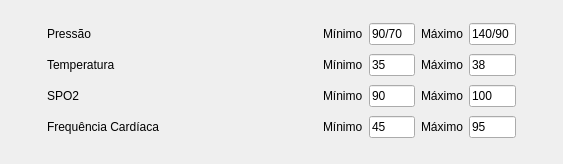
<?xml version="1.0" encoding="UTF-8"?>
<ui version="4.0">
 <class>AlarmsForm</class>
 <widget class="QWidget" name="AlarmsForm">
  <property name="geometry">
   <rect>
    <x>0</x>
    <y>0</y>
    <width>563</width>
    <height>164</height>
   </rect>
  </property>
  <property name="windowTitle">
   <string>Form</string>
  </property>
  <layout class="QHBoxLayout" name="horizontalLayout_2">
   <item>
    <widget class="QWidget" name="alarmePanel" native="true">
     <layout class="QHBoxLayout" name="horizontalLayout">
      <item>
       <layout class="QGridLayout" name="gridLayout_alarms">
        <item row="1" column="3">
         <widget class="QLineEdit" name="edtMinTemp_3">
          <property name="maximumSize">
           <size>
            <width>60</width>
            <height>16777215</height>
           </size>
          </property>
          <property name="text">
           <string>35</string>
          </property>
         </widget>
        </item>
        <item row="2" column="1">
         <widget class="QLabel" name="label_30">
          <property name="minimumSize">
           <size>
            <width>270</width>
            <height>0</height>
           </size>
          </property>
          <property name="text">
           <string>SPO2</string>
          </property>
         </widget>
        </item>
        <item row="2" column="2">
         <widget class="QLabel" name="label_29">
          <property name="text">
           <string>Mínimo</string>
          </property>
         </widget>
        </item>
        <item row="2" column="6">
         <spacer name="horizontalSpacer_3">
          <property name="orientation">
           <enum>Qt::Horizontal</enum>
          </property>
          <property name="sizeHint" stdset="0">
           <size>
            <width>40</width>
            <height>20</height>
           </size>
          </property>
         </spacer>
        </item>
        <item row="1" column="2">
         <widget class="QLabel" name="label_36">
          <property name="text">
           <string>Mínimo</string>
          </property>
         </widget>
        </item>
        <item row="3" column="2">
         <widget class="QLabel" name="label_39">
          <property name="text">
           <string>Mínimo</string>
          </property>
         </widget>
        </item>
        <item row="0" column="4">
         <widget class="QLabel" name="label_32">
          <property name="text">
           <string>Máximo</string>
          </property>
         </widget>
        </item>
        <item row="3" column="1">
         <widget class="QLabel" name="label_38">
          <property name="minimumSize">
           <size>
            <width>270</width>
            <height>0</height>
           </size>
          </property>
          <property name="text">
           <string>Frequência Cardíaca</string>
          </property>
         </widget>
        </item>
        <item row="3" column="6">
         <spacer name="horizontalSpacer_4">
          <property name="orientation">
           <enum>Qt::Horizontal</enum>
          </property>
          <property name="sizeHint" stdset="0">
           <size>
            <width>40</width>
            <height>20</height>
           </size>
          </property>
         </spacer>
        </item>
        <item row="0" column="2">
         <widget class="QLabel" name="label_31">
          <property name="text">
           <string>Mínimo</string>
          </property>
         </widget>
        </item>
        <item row="0" column="3">
         <widget class="QLineEdit" name="edtMinPres_3">
          <property name="maximumSize">
           <size>
            <width>60</width>
            <height>16777215</height>
           </size>
          </property>
          <property name="text">
           <string>90/70</string>
          </property>
         </widget>
        </item>
        <item row="2" column="3">
         <widget class="QLineEdit" name="edtMinOxi_3">
          <property name="maximumSize">
           <size>
            <width>60</width>
            <height>16777215</height>
           </size>
          </property>
          <property name="text">
           <string>90</string>
          </property>
         </widget>
        </item>
        <item row="3" column="4">
         <widget class="QLabel" name="label_40">
          <property name="text">
           <string>Máximo</string>
          </property>
         </widget>
        </item>
        <item row="3" column="5">
         <widget class="QLineEdit" name="edtMaxFc_3">
          <property name="maximumSize">
           <size>
            <width>60</width>
            <height>16777215</height>
           </size>
          </property>
          <property name="text">
           <string>95</string>
          </property>
         </widget>
        </item>
        <item row="2" column="4">
         <widget class="QLabel" name="label_37">
          <property name="text">
           <string>Máximo</string>
          </property>
         </widget>
        </item>
        <item row="1" column="1">
         <widget class="QLabel" name="label_33">
          <property name="minimumSize">
           <size>
            <width>270</width>
            <height>0</height>
           </size>
          </property>
          <property name="text">
           <string>Temperatura</string>
          </property>
         </widget>
        </item>
        <item row="0" column="5">
         <widget class="QLineEdit" name="edtMaxPres_3">
          <property name="maximumSize">
           <size>
            <width>60</width>
            <height>16777215</height>
           </size>
          </property>
          <property name="text">
           <string>140/90</string>
          </property>
         </widget>
        </item>
        <item row="1" column="5">
         <widget class="QLineEdit" name="edtMaxTemp_3">
          <property name="maximumSize">
           <size>
            <width>60</width>
            <height>16777215</height>
           </size>
          </property>
          <property name="text">
           <string>38</string>
          </property>
         </widget>
        </item>
        <item row="0" column="6">
         <spacer name="horizontalSpacer">
          <property name="orientation">
           <enum>Qt::Horizontal</enum>
          </property>
          <property name="sizeHint" stdset="0">
           <size>
            <width>40</width>
            <height>20</height>
           </size>
          </property>
         </spacer>
        </item>
        <item row="3" column="3">
         <widget class="QLineEdit" name="edtMinFc_3">
          <property name="maximumSize">
           <size>
            <width>60</width>
            <height>16777215</height>
           </size>
          </property>
          <property name="text">
           <string>45</string>
          </property>
         </widget>
        </item>
        <item row="1" column="6">
         <spacer name="horizontalSpacer_2">
          <property name="orientation">
           <enum>Qt::Horizontal</enum>
          </property>
          <property name="sizeHint" stdset="0">
           <size>
            <width>40</width>
            <height>20</height>
           </size>
          </property>
         </spacer>
        </item>
        <item row="0" column="1">
         <widget class="QLabel" name="label_35">
          <property name="minimumSize">
           <size>
            <width>270</width>
            <height>0</height>
           </size>
          </property>
          <property name="text">
           <string>Pressão</string>
          </property>
         </widget>
        </item>
        <item row="1" column="4">
         <widget class="QLabel" name="label_34">
          <property name="text">
           <string>Máximo</string>
          </property>
         </widget>
        </item>
        <item row="2" column="5">
         <widget class="QLineEdit" name="edtMaxOxi_3">
          <property name="maximumSize">
           <size>
            <width>60</width>
            <height>16777215</height>
           </size>
          </property>
          <property name="text">
           <string>100</string>
          </property>
         </widget>
        </item>
        <item row="0" column="0">
         <spacer name="horizontalSpacer_5">
          <property name="orientation">
           <enum>Qt::Horizontal</enum>
          </property>
          <property name="sizeHint" stdset="0">
           <size>
            <width>40</width>
            <height>20</height>
           </size>
          </property>
         </spacer>
        </item>
        <item row="1" column="0">
         <spacer name="horizontalSpacer_6">
          <property name="orientation">
           <enum>Qt::Horizontal</enum>
          </property>
          <property name="sizeHint" stdset="0">
           <size>
            <width>40</width>
            <height>20</height>
           </size>
          </property>
         </spacer>
        </item>
        <item row="2" column="0">
         <spacer name="horizontalSpacer_7">
          <property name="orientation">
           <enum>Qt::Horizontal</enum>
          </property>
          <property name="sizeHint" stdset="0">
           <size>
            <width>40</width>
            <height>20</height>
           </size>
          </property>
         </spacer>
        </item>
        <item row="3" column="0">
         <spacer name="horizontalSpacer_8">
          <property name="orientation">
           <enum>Qt::Horizontal</enum>
          </property>
          <property name="sizeHint" stdset="0">
           <size>
            <width>40</width>
            <height>20</height>
           </size>
          </property>
         </spacer>
        </item>
       </layout>
      </item>
     </layout>
    </widget>
   </item>
  </layout>
 </widget>
 <resources/>
 <connections/>
</ui>
